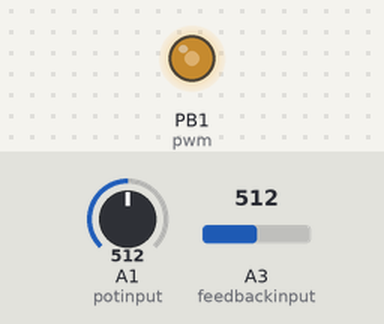
Bench run of a sketch on a simulated ATtiny85, built with avr-gcc and run on an emulated ATtiny85. Shown: output pins drawn as LEDs (lit = HIGH). The inputs (shaded band) are chosen by the test bench; at power-on: A1 (potinput) = 512, A3 (feedbackinput) = 512.

Above: at 1.2 s.
1.3 s: A1 (potinput) set to 306
At 2.4 s:
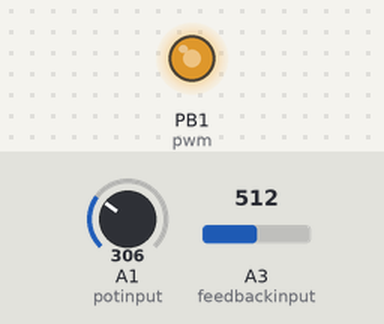
2.8 s: A1 (potinput) set to 122
At 3.5 s:
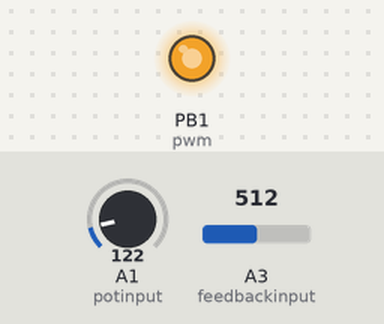
4.3 s: A1 (potinput) set to 0
At 4.7 s:
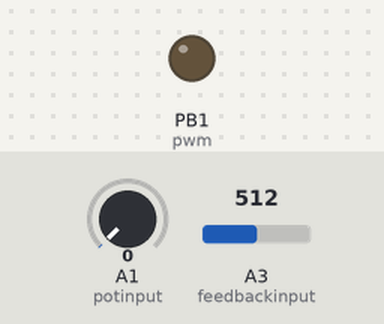
5.8 s: A1 (potinput) set to 900
At 7.0 s:
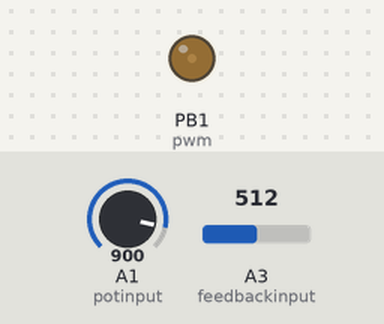
Timing chart, 0 to 8.3 s (numbered marks = the images above; inputs shaded):
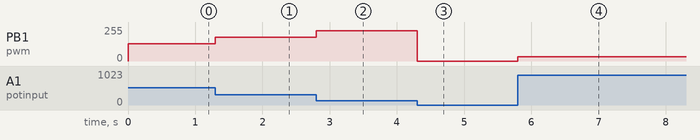

Measured:
- after the input at 1.3 s, PB1 (pwm): 128/255 → 180/255 at once
- after the input at 2.8 s, PB1 (pwm): 180/255 → 226/255 at once
- after the input at 4.3 s, PB1 (pwm): 226/255 → 0/255 at once
- after the input at 5.8 s, PB1 (pwm): 0/255 → 31/255 at once

The sketch:

buck_boost_attiny85.ino
```cpp
#define F_CPU 8000000
const int pwm = 1;
const int potinput = A1;
const int feedbackinput = A3;
int potinputval;
int feedbackinputval;
int pwmval;

void setup() {
  /*
  TCCR0A = 2 << COM0A0 | 2 << COM0B0 | 3 << WGM00;
  TCCR0B = 0 << WGM02 | 1 << CS00;
  TCCR1 = 0 << PWM1A | 0 << COM1A0 | 1 << CS10;
  GTCCR = 1 << PWM1B | 2 << COM1B0;
  */
  pinMode(pwm, OUTPUT);
  pinMode(potinput, INPUT);
  pinMode(feedbackinput, INPUT);
  digitalWrite(pwm, LOW);
  pwmval = 0;
}

void loop(){
  potinputval=analogRead(potinput);
  feedbackinputval=analogRead(feedbackinput);
  /*
  while(feedbackinputval > potinputval){ //duty cycle is too low
      potinputval = analogRead(potinput);
      feedbackinputval = analogRead(feedbackinput);
      if(pwmval <= 72) analogWrite(pwm,++pwmval); //203 is 80% duty cycle -- 217 is 85% duty cycle
      delay(500);
  }
  while(feedbackinputval < potinputval){ //duty cycle is too high
    if (pwmval > 1) analogWrite(pwm,--pwmval); //decrease pwm without rolling over.
    potinputval = analogRead(potinput);
    feedbackinputval = analogRead(feedbackinput);
    delay(500);
  }
  */

  pwmval=(256 - (potinputval/4)); //potval lowers, pwm increases.
  analogWrite(pwm,pwmval);
}

/*
void loop() {
  potinputval = analogRead(potinput);
  feedbackinputval = analogRead(feedbackinput);
  while (feedbackinputval < potinputval){
    if (pwmval > 203){
      analogWrite(pwm, pwmval);
      potinputval = analogRead(potinput);
      feedbackinputval = analogRead(feedbackinput);
    }
    else {
    analogWrite(pwm, pwmval);
    pwmval = pwmval + 1;
    potinputval = analogRead(potinput);
    feedbackinputval = analogRead(feedbackinput);
  }}
  while (feedbackinputval > potinputval){
    if (pwmval == 0){
      analogWrite(pwm, pwmval);
      potinputval = analogRead(potinput);
      feedbackinputval = analogRead(feedbackinput);
    }
    else{
    analogWrite(pwm, pwmval);
    pwmval = pwmval - 1;
    potinputval = analogRead(potinput);
    feedbackinputval = analogRead(feedbackinput);
    }}
}
*/
```
